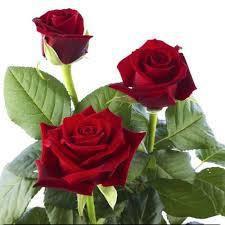
#> input picture Computer Vision/Assignment-1/4th/red_rose.jpg, 225 x 225 px
$ python singleColorHighlighted.py
#> lines starting #> are read from the running program, lines starting #| are printed output that depends on the picture; after the words box and inside, x2 and y2 are one past the last pixel; in counts of white or black regions, pixels touching at a corner belong together
import numpy as np
import cv2

image = cv2.imread('red_rose.jpg')  # reading image using opencv library
#> image is the input picture: shape (225, 225, 3); mean B, G, R 123.6, 137.9, 156.5
grayscaled = cv2.cvtColor(image, cv2.COLOR_BGR2GRAY)  # converting the color image to grayscaled image
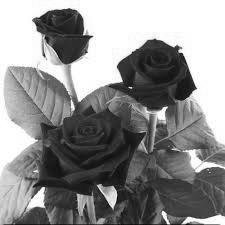
#> grayscaled: shape (225, 225); min 2, max 255, mean 141.9
grayscaled = cv2.merge([grayscaled, grayscaled, grayscaled])  # combining all single channel images to make a multi-channel image
#> grayscaled: shape (225, 225, 3)
cv2.imshow('grayscaled',grayscaled)
hsv_image = cv2.cvtColor(image, cv2.COLOR_BGR2HSV)  # converting the color image to hsv image
#> hsv_image: shape (225, 225, 3); mean H, S, V 69.9, 101, 163.6

# setting limits to select the color
lower_limit = np.array([90, 70, 40])
upper_limit = np.array([255, 255, 255])
limits = cv2.inRange(hsv_image, lower_limit, upper_limit)
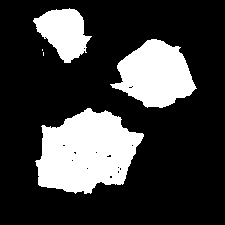
#> limits: shape (225, 225); 23.9% white; 5 white regions (2 under 20 px), largest, box (x1, y1, x2, y2) and area: (35, 108, 144, 194) 6391, (110, 39, 197, 108) 3803, (33, 8, 92, 63) 1918

colored_image = cv2.bitwise_and(image, image, mask=limits) # selecting the image in between limits of color image
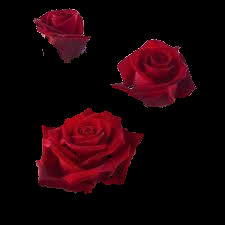
#> colored_image: shape (225, 225, 3); mean B, G, R 7.3, 3, 27.1
gray_image = cv2.bitwise_and(grayscaled, grayscaled, mask=255-limits)
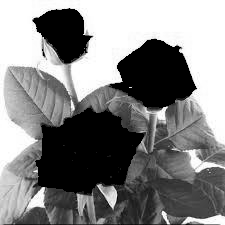
#> gray_image: shape (225, 225, 3); min 0, max 255, mean 131.2
singleColorHighlighted = colored_image+gray_image
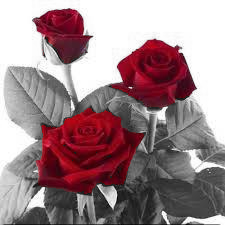
#> singleColorHighlighted: shape (225, 225, 3); mean B, G, R 138.5, 134.2, 158.3

cv2.imshow('colored_output', colored_image)
cv2.imwrite('colored_output_red.jpg', colored_image)
cv2.imshow('gray_output', gray_image)
cv2.imwrite('gray_output_red.jpg', gray_image)
cv2.imshow('singleColorHighlighted', singleColorHighlighted)
cv2.imwrite('singleColorHighlighted_red.jpg', singleColorHighlighted)
cv2.waitKey()
